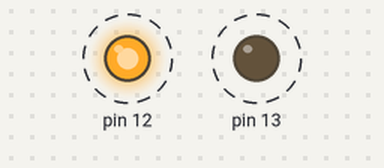
The sketch below on a simulated Arduino Uno, built with avr-gcc and run on an emulated ATmega328P. Shown: output pins drawn as LEDs (lit = HIGH). Dashed ring = blinking.

Above: at 0.5 s.
Timing chart, 0 to 4.6 s (numbered marks = the images above):
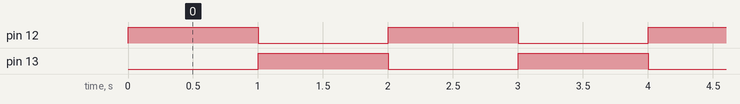

The sketch:

funky_bigery1.ino
```cpp
#include <stdint.h>

void setup() {
  // Use pinMode for now to ensure the hardware is ready
  pinMode(13, OUTPUT);
  pinMode(12, OUTPUT);

  // Start with Red ON and Blue OFF
  digitalWrite(13, HIGH);
  digitalWrite(12, LOW);
}

void loop() {
  // Bit 5 is Pin 13, Bit 4 is Pin 12

  // XOR (^) Toggles the bit.
  // If bit 5 is 1, (1 ^ 1) becomes 0.
  // If bit 5 is 0, (0 ^ 1) becomes 1.

  PORTB ^= (1 << 5); // Toggle Red
  PORTB ^= (1 << 4); // Toggle Blue

  delay(1000);
}
```

Measured:
- by itself, pin 12, pin 13: alternates HIGH for 1.0 s and LOW for 1.0 s
